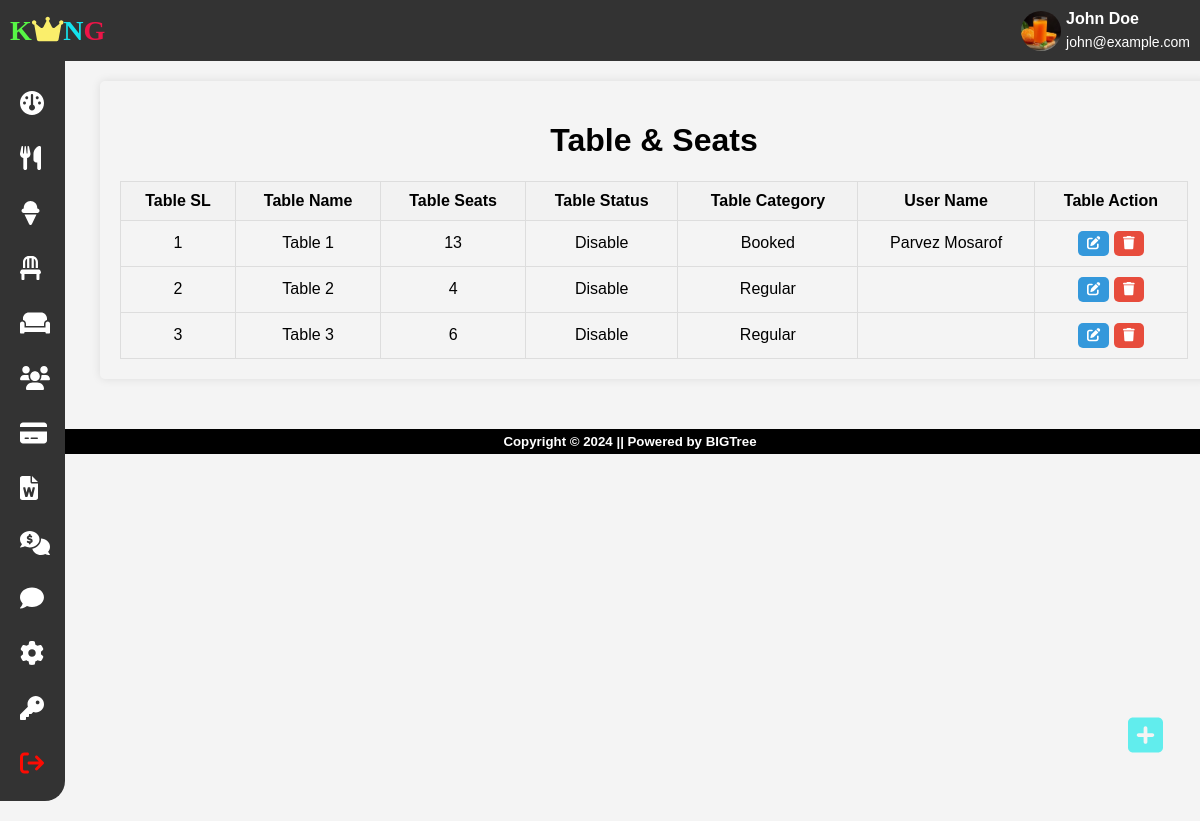
The app's page /rstms/admin/table.php (signed in) with its own data.
### tables this page shows
CREATE TABLE `tbl_table` (
  `ta_id` int(11) NOT NULL,
  `t_name` varchar(100) NOT NULL,
  `t_seat` int(11) NOT NULL,
  `t_status` varchar(50) NOT NULL,
  `t_category` varchar(100) NOT NULL,
  `t_id` int(11) DEFAULT NULL,
  `u_name` varchar(255) DEFAULT NULL
);

### rstms/admin/table.php (the view, shortened to what this page needs)
<?php
    include('includes/header.php');
    include('includes/sidebar.php');
?>
		<div class="container">
			<div class="header">
				<h1>Table & Seats</h1>
			</div>
			<div class="form-data">
				<div class="table">
					<table class="ctable">
						<thead>
							<tr>
								<th>Table SL</th>
								<th>Table Name</th>
								<th>Table Seats</th>
								<th>Table Status</th>
								<th>Table Category</th>
								<th>User Name</th>
								<th>Table Action</th>
							</tr>
						</thead>
						<tbody>
							<?php
							$sql = "SELECT * FROM tbl_table";
							$stmt = $conn->prepare($sql);
							$stmt->execute();
							$result = $stmt->get_result();
							if ($result && $result->num_rows>0) {
								$sl = 1;
								while($row = $result->fetch_assoc()){
									echo '<tr>';
									echo "<td>{$sl}</td>";
									echo '<td>'.$row['t_name'].'</td>';
									echo '<td>'.$row['t_seat'].'</td>';
									echo '<td>'.$row['t_status'].'</td>';
									echo '<td>'.$row['t_category'].'</td>';
									echo '<td>'.$row['u_name'].'</td>';
									echo '<td>';
									echo '<form action="edittable.php" method="GET" style="display:inline-block;">';
									echo '<button type="submit" class="tbl-edit"><i class="fa-solid fa-pen-to-square"></i></button>';
									echo '</form>';
									echo '<form action="" method="POST" style="display:inline-block;">';
									echo '<button type="submit" class="tbl-del" name="delete_btn"><i class="fa-solid fa-trash"></i></button>';
									echo '</form>';
									echo '</td>';
									echo '</tr>';
									$sl++;
								}
							}
							?>
						</tbody>
					</table>
				</div>
			</div>
			<div class="icon">
				<a href="addtable.php"><i class="fa-solid fa-square-plus"></i></a>
			</div>
		</div>
<?php
    include('includes/footer.php');
?>

### rstms/assets/css/admin.css (style rules this page uses)
body { font-family: 'Arial', sans-serif; margin: 0; padding: 0; background-color: #f4f4f4; }

### rstms/admin/table.php (style rules this page uses)
body { font-family: 'Arial', sans-serif; margin: 0; padding: 0; background-color: #f4f4f4; }
.container { width: 89%; margin: auto; padding: 20px; box-shadow: 0 0 10px rgba(0, 0, 0, 0.1); border-radius: 5px; margin-left: 100px; margin-top: 20px; margin-bottom: 50px; }
.header { text-align: center; margin-bottom: 20px; }
.ctable { width: 100%; border-collapse: collapse; margin-top: 20px; }
.ctable th, .ctable td { border: 1px solid #ddd; padding: 10px; text-align: center; }
.ctable th { background-color: #f2f2f2; }
.tbl-edit { background-color: #3498db; color: #fff; border: none; padding: 5px 9px; cursor: pointer; border-radius: 5px; }
.tbl-del { background-color: #f24033; color: #fff; border: none; padding: 5px 9px; margin-left: 5px; cursor: pointer; border-radius: 5px; }
.tbl-del { background-color: #e74c3c; }
.icon { position: fixed; bottom: 60px; right: 30px; width: 50px; height: 50px!important; display: flex; justify-content: center; align-items: center; color: #fff; cursor: pointer; text-decoration: none; }
.icon a .fa-square-plus { height: 40px !important; color: #61eded; }

### records on screen
tbl_table: t_name "Table 1", t_seat "13", t_status "Disable", t_category "Booked", u_name "Parvez Mosarof"
tbl_table: t_name "Table 2", t_seat "4", t_status "Disable", t_category "Regular"
tbl_table: t_name "Table 3", t_seat "6", t_status "Disable", t_category "Regular"
